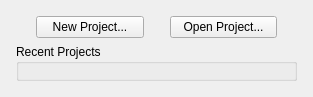
<?xml version="1.0" encoding="UTF-8"?>
<ui version="4.0">
 <class>NewOpenProjectPanel</class>
 <widget class="QWidget" name="NewOpenProjectPanel">
  <property name="geometry">
   <rect>
    <x>0</x>
    <y>0</y>
    <width>313</width>
    <height>97</height>
   </rect>
  </property>
  <property name="sizePolicy">
   <sizepolicy hsizetype="Preferred" vsizetype="Preferred">
    <horstretch>0</horstretch>
    <verstretch>0</verstretch>
   </sizepolicy>
  </property>
  <property name="windowTitle">
   <string>Form</string>
  </property>
  <property name="autoFillBackground">
   <bool>false</bool>
  </property>
  <layout class="QVBoxLayout" name="verticalLayout_2">
   <property name="leftMargin">
    <number>7</number>
   </property>
   <property name="topMargin">
    <number>7</number>
   </property>
   <property name="rightMargin">
    <number>7</number>
   </property>
   <property name="bottomMargin">
    <number>7</number>
   </property>
   <item>
    <widget class="QWidget" name="widget" native="true">
     <layout class="QVBoxLayout" name="verticalLayout">
      <item>
       <layout class="QHBoxLayout" name="horizontalLayout">
        <item>
         <spacer name="horizontalSpacer_2">
          <property name="orientation">
           <enum>Qt::Horizontal</enum>
          </property>
          <property name="sizeType">
           <enum>QSizePolicy::Minimum</enum>
          </property>
          <property name="sizeHint" stdset="0">
           <size>
            <width>20</width>
            <height>20</height>
           </size>
          </property>
         </spacer>
        </item>
        <item>
         <widget class="QPushButton" name="newProjectButton">
          <property name="text">
           <string>New Project...</string>
          </property>
         </widget>
        </item>
        <item>
         <spacer name="horizontalSpacer">
          <property name="orientation">
           <enum>Qt::Horizontal</enum>
          </property>
          <property name="sizeType">
           <enum>QSizePolicy::Minimum</enum>
          </property>
          <property name="sizeHint" stdset="0">
           <size>
            <width>20</width>
            <height>20</height>
           </size>
          </property>
         </spacer>
        </item>
        <item>
         <widget class="QPushButton" name="openProjectButton">
          <property name="text">
           <string>Open Project...</string>
          </property>
         </widget>
        </item>
        <item>
         <spacer name="horizontalSpacer_3">
          <property name="orientation">
           <enum>Qt::Horizontal</enum>
          </property>
          <property name="sizeType">
           <enum>QSizePolicy::Minimum</enum>
          </property>
          <property name="sizeHint" stdset="0">
           <size>
            <width>20</width>
            <height>20</height>
           </size>
          </property>
         </spacer>
        </item>
       </layout>
      </item>
      <item>
       <widget class="QGroupBox" name="recentProjectsGroup">
        <property name="title">
         <string>Recent Projects</string>
        </property>
       </widget>
      </item>
     </layout>
    </widget>
   </item>
  </layout>
 </widget>
 <resources/>
 <connections/>
</ui>
